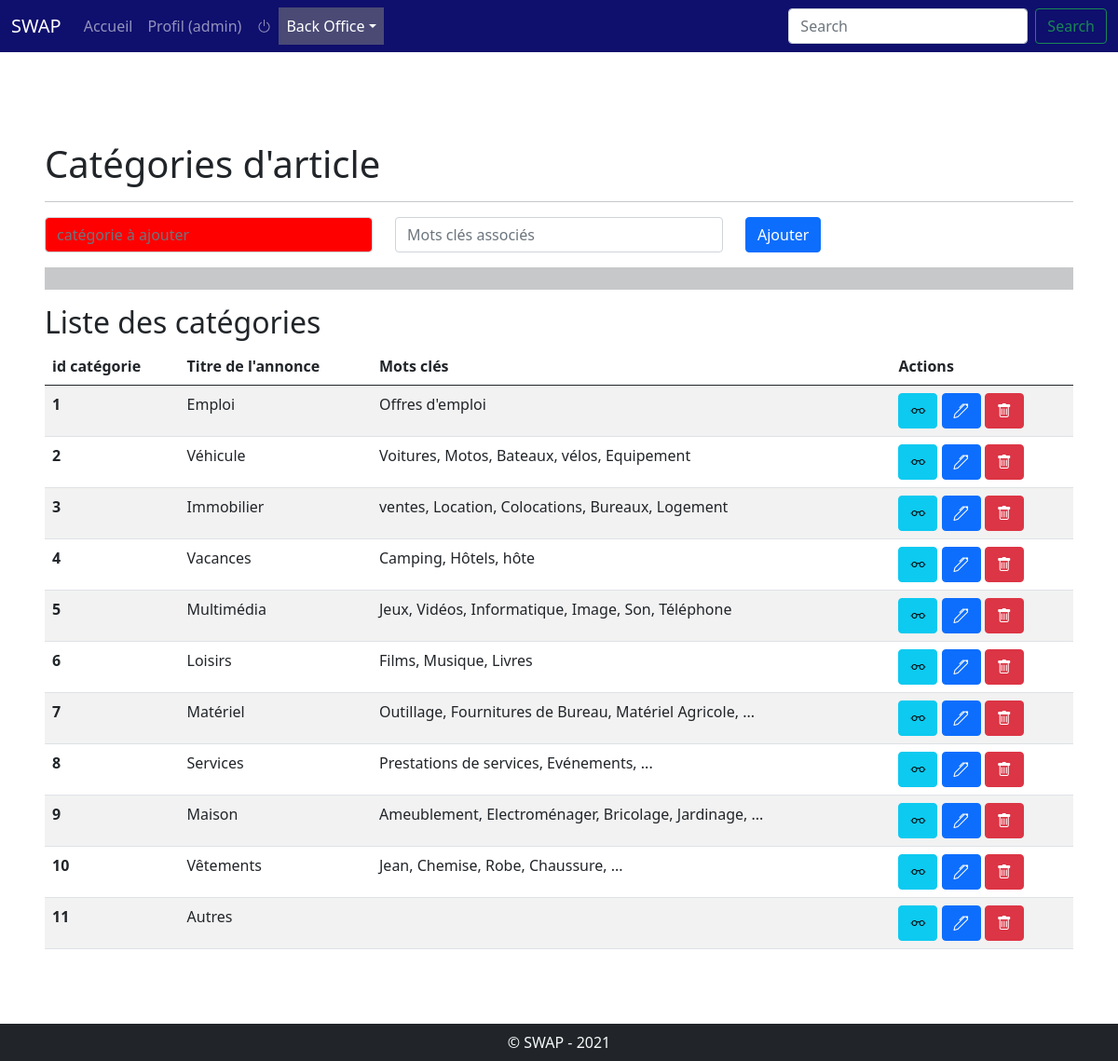
The app's page /backOffice/gestion_categories.php (signed in) with its own data.
### tables this page shows
CREATE TABLE IF NOT EXISTS `categorie` (
  `id_categorie` INT(3) NOT NULL AUTO_INCREMENT,
  `titre` VARCHAR(255) NULL DEFAULT NULL,
  `motscles` TEXT NULL DEFAULT NULL,
  PRIMARY KEY (`id_categorie`));

### includes/functions.php (called while the page is built, shortened)
<?php
function sql(string $requete, array $params = array()): PDOStatement
{
    global $pdo;
    $statement = $pdo->prepare($requete);
    $statement->execute();
    return $statement;
}
function isConnected()
{
    return isset($_SESSION['user']);
}
function isAdmin()
{
    return (isConnected() && $_SESSION['user']['statut'] == 1);
}
  ?>

### backOffice/gestion_categories.php (the view, shortened to what this page needs)
<?php
require_once('../includes/init.php');
require_once('../includes/functions.php');
$categories = sql("SELECT * FROM categorie ORDER BY id_categorie");
$title = 'Gestion des catégories';
require_once('../includes/header.php');
?>
<div class="row justify-content-center p-5">
    <div class="col">
        <h1>Catégories d'article</h1>
        <hr class="my-3">
        <form method="post" class="row">
            <div class="col-4">
                <input type="text" id="categorie" name="categorie" class="form-control" placeholder="catégorie à ajouter" aria-describedby="basic-addon1">
            </div>
            <div class="col-4">
                <input type="text" id="motscles" name="motscles" class="form-control" placeholder="Mots clés associés">
            </div>
            <div class="col-4">
                <button type="submit" name="add" class="btn btn-primary">Ajouter</button>
            </div>
        </form>
        <?php if ($categories->rowCount() > 0) : ?>
            <hr class="pt-4">
            <h2>Liste des catégories</h2>
            <table class="table table-striped table-hover">
                <thead>
                    <tr>
                        <th scope="col">id catégorie</th>
                        <th scope="col">Titre de l'annonce</th>
                        <th scope="col">Mots clés</th>
                        <th scope="col">Actions</th>
                    </tr>
                </thead>
                <tbody>
                    <?php while ($categorie = $categories->fetch()) : ?>
                        <tr>
                            <th scope="row"><?= $categorie['id_categorie'] ?></th>
                            <td><?= $categorie['titre'] ?></td>
                            <td><?= $categorie['motscles'] ?></td>
                            <td>
                                <a href="?action=view&id=<?= $categorie['id_categorie'] ?>" class="btn btn-info confirm">
                                    <i class="bi bi-eyeglasses"></i>
                                </a>
                                <button type="submit" name="update" class="btn btn-primary">
                                    <i class="bi bi-pen"></i>
                                </button>
                                <a href="?action=delete&id=<?= $categorie['id_categorie'] ?>" class="btn btn-danger confirm">
                                    <i class="bi bi-trash"></i>
                                </a>
                            </td>
                        </tr>
                    <?php endwhile; ?>
                </tbody>
            </table>
        <?php else : ?>
            <div class="mt-4 alert alert-info">Il n'y a pas encore de catégorie</div>
        <?php endif; ?>
    </div>
</div>
<?php
require_once('../includes/footer.php');

### includes/header.php (shortened to what this page needs)
<!doctype html>
<html lang="fr">
<head>
  <link href="https://cdn.jsdelivr.net/npm/bootstrap@5.0.1/dist/css/bootstrap.min.css" rel="stylesheet">
  <link rel="stylesheet" href="https://cdn.jsdelivr.net/npm/bootstrap-icons@1.5.0/font/bootstrap-icons.css">
  <link rel="stylesheet" href="<?php echo URL ?>css/style.css">
</head>
<body>
  <nav class="navbar navbar-expand-md navbar-dark fixed-top navigation" >
    <div class="container-fluid">
      <a class="navbar-brand" href="<?= URL ?>"><?= SITETITLE ?></a>
      <div class="collapse navbar-collapse" id="navbarCollapse">
        <ul class="navbar-nav me-auto mb-2 mb-md-0">
          <li class="nav-item">
            <a class="nav-link <?php if ($title == "Accueil") echo 'active'; ?> " aria-current="page" href="<?= URL ?>">Accueil</a>
          </li>
          <?php if (isConnected()) : ?>
            <li class="nav-item">
              <a class="nav-link <?php if ($title == "Profil") echo 'active'; ?>" href="<?php echo URL ?>frontOffice/profil.php">Profil (<?php echo $_SESSION['user']['pseudo'] ?>)</a>
            </li>
            <li class="nav-item">
              <a class="nav-link " href="<?php echo URL ?>connexion.php?action=logout"><i class="bi bi-power"></i></a>
            </li>
            <?php if (isAdmin()) : ?>
              <li class="nav-item dropdown">
                <a class="nav-link dropdown-toggle  <?php if ($title == "Gestion des utilisateurs" || $title == "Gestion des catégories"  ) echo 'active'; ?>" href="#" id="sousmenu" role="button" data-bs-toggle="dropdown">Back Office</a>
              </li>
            <?php endif; ?>
          <?php endif; ?>
        </ul>
        <form class="d-flex">
          <input class="form-control me-2" type="search" placeholder="Search" aria-label="Search">
          <button class="btn btn-outline-success" type="submit">Search</button>
        </form>
      </div>
    </div>
  </nav>
  <main class=" mt-5">

### includes/footer.php (shortened to what this page needs)
<footer class="bg-dark container-fluid text-light  text-center p-2">
  &copy; <?= SITETITLE ?> - <?= date('Y'); ?>
</footer>
</main>
</body>
</html>

### css/style.css (style rules this page uses)
:root { --main-color: rgb(15, 15, 109); }
.navigation { background-color: var(--main-color); }
html { min-height: 100vh; position: relative; overflow-x: hidden; }
main { padding: 56px 0; }
footer { position: absolute; bottom: 0; }
.active { background-color: rgb(74, 74, 117); }

### records on screen
categorie: id_categorie "1", titre "Emploi", motscles "Offres d'emploi"
categorie: id_categorie "2", titre "Véhicule", motscles "Voitures, Motos, Bateaux, vélos, Equipement"
categorie: id_categorie "3", titre "Immobilier", motscles "ventes, Location, Colocations, Bureaux, Logement"
categorie: id_categorie "4", titre "Vacances", motscles "Camping, Hôtels, hôte"
categorie: id_categorie "5", titre "Multimédia", motscles "Jeux, Vidéos, Informatique, Image, Son, Téléphone"
categorie: id_categorie "6", titre "Loisirs", motscles "Films, Musique, Livres"
categorie: id_categorie "7", titre "Matériel", motscles "Outillage, Fournitures de Bureau, Matériel Agricole, ..."
categorie: id_categorie "8", titre "Services", motscles "Prestations de services, Evénements, ..."
categorie: id_categorie "9", titre "Maison", motscles "Ameublement, Electroménager, Bricolage, Jardinage, ..."
categorie: id_categorie "10", titre "Vêtements", motscles "Jean, Chemise, Robe, Chaussure, ..."
categorie: id_categorie "11", titre "Autres"

### other values on screen
SITETITLE "SWAP"
$_SESSION['user']['pseudo'] "admin"
